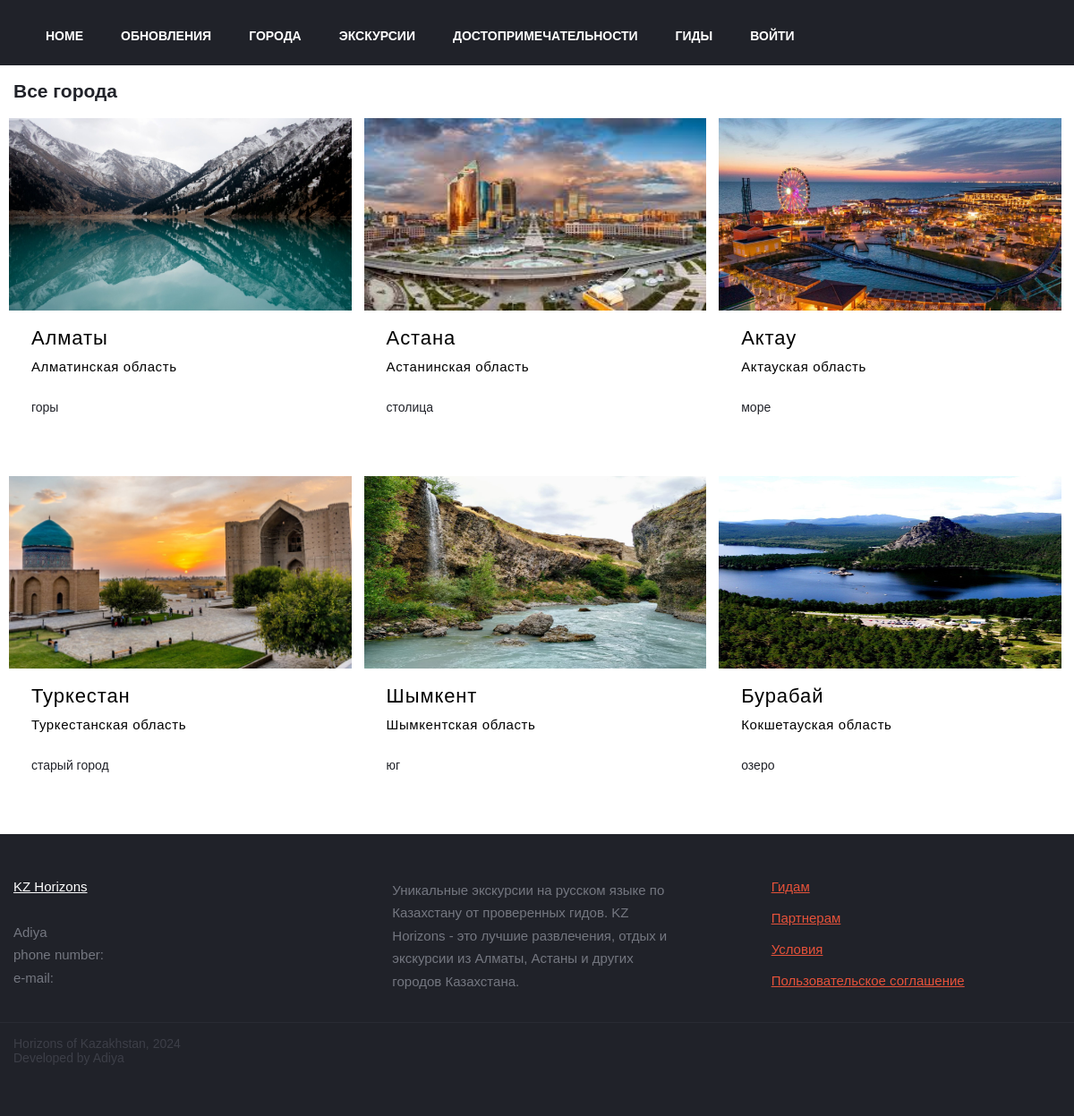
Page /cities/cities/ on the committed database.
### cities/models.py (models this page shows)
class City(models.Model):
    id = models.CharField(
        default=uuid.uuid4, primary_key=True, verbose_name='ID', max_length=128
    )
    name = models.CharField(
        max_length=32, blank=False
    )
    info = models.CharField(
        max_length=2048, verbose_name='Информация', blank=False
    )
    region = models.CharField(
        max_length=128, blank=False, default='none'
    )
    photo = models.CharField(
        max_length=128, blank=True
    )

### cities/views.py (the view)
# urls.py: path('cities/', cities, name='cities'),
def cities(request):
    auth = True if request.session.get('is_authorized') else False
    try:
        cities = City.objects.all()
        context = {
            'cities' : cities,
            'auth' : auth
        }
        return render(request, 'cities.html', context)
    except Exception as e:
        print(e)

### cities/templates/cities.html
{% extends "layout/basic.html" %}
{% load static %}
{% block links %}
<link rel="stylesheet" href="{% static 'styles/index.css' %}">
{% endblock %}
{% block content %}
<div class="excursions-container">
    <div class="container">
        <h2>Все города</h2>
<ul class="excursions-list excursions-list-main rating-large" id="excursions-list">
    {% for city in cities %}
    <li class="excursions-list-item" style="height: 400px;">
        <a href="{% url 'city' city.id %}" class="excursions-item flex direction-column">
            <div class="flex excursions-head" style="background-image: url('{% static city.photo %}'); background-size: 100% 100%">
            </div>
            <div class="flex j-c-space-between direction-column">
                <div class="excursions-title">
                    <span class="excursions-name">{{ city.name }}</span>
                    <span class="excursions-location">{{ city.region }}</span>
                </div>
            </div>
            <div class="excursions-footer"><p>{{ city.info }}</p></div>
        </a>
    </li>
    {% endfor %}
</ul>
</div></div>
{% endblock %}

### users/static/styles/css/headfooter.css (style rules this page uses)
html { font-family: museo-sans,sans-serif }
.cities,.navigation ul,.profile-nav ul,footer nav ul,ul { list-style: none }
* { box-sizing: border-box; }
body,html { width: 100%; height: 100%; font-size: 14px; font-weight: 400; position: relative; margin: 0; padding: 0; color: #202229 }
body { padding-top: 80px; }
.container { position: relative; margin: 0 auto; max-width: 1190px; padding: 0 10px }

### users/static/styles/style.css (style rules this page uses)
.flex { display: -webkit-flex!important; }
.direction-column { flex-direction: column }
.j-c-space-between { justify-content: space-between }
.cities,.navigation ul,.profile-nav ul,footer nav ul,ul { list-style: none }
body { padding-top: 80px; }

### users/static/styles/index.css (style rules this page uses)
.cities,.navigation ul,.profile-nav ul,footer nav ul,ul { list-style: none }
.flex { display: -webkit-flex!important; }
.direction-column { flex-direction: column }
.j-c-space-between { justify-content: space-between }
.excursions-list { display: flex; flex-wrap: wrap; justify-content: flex-start; margin: 0 -10px; padding: 0; list-style: none }
.excursions-item { max-width: 400px }
.excursions-list-item { width: 100%; margin: 0; max-width: none; flex: none }
.excursions-list-item { width: 33%; min-width: 320px; max-width: 400px; padding: 0 5px; margin: 0 .33% 0 0; display: flex }
.excursions-item { display: block; max-width: 400px; width: 100%; background: #fff; color: #202229; text-decoration: none!important; transition: .1s; margin: 0 auto 30px; position: relative }
.excursions-head { position: relative; min-height: 215px; background-color: #c3c5cd }
.excursions-title { padding: 18px 25px 170px }
.excursions-name { font-size: 1.57142857rem; display: block; letter-spacing: .9px; line-height: 1.2; word-wrap: break-word; font-weight: 500; color: #000 }
.excursions-location { font-size: 1.07142857rem; color: #000; display: block; margin-top: 10px; letter-spacing: .6px; font-weight: 500 }
.excursions-footer { padding: 5px 25px 25px; display: flex; flex-direction: column; position: absolute; bottom: 0; left: 0; width: 100% }

### rows in the picture
City: photo (picture), name "Алматы", region "Алматинская область", info "горы"
City: photo (picture), name "Астана", region "Астанинская область", info "столица"
City: photo (picture), name "Актау", region "Актауская область", info "море"
City: photo (picture), name "Туркестан", region "Туркестанская область", info "старый город"
City: photo (picture), name "Шымкент", region "Шымкентская область", info "юг"
City: photo (picture), name "Бурабай", region "Кокшетауская область", info "озеро"
